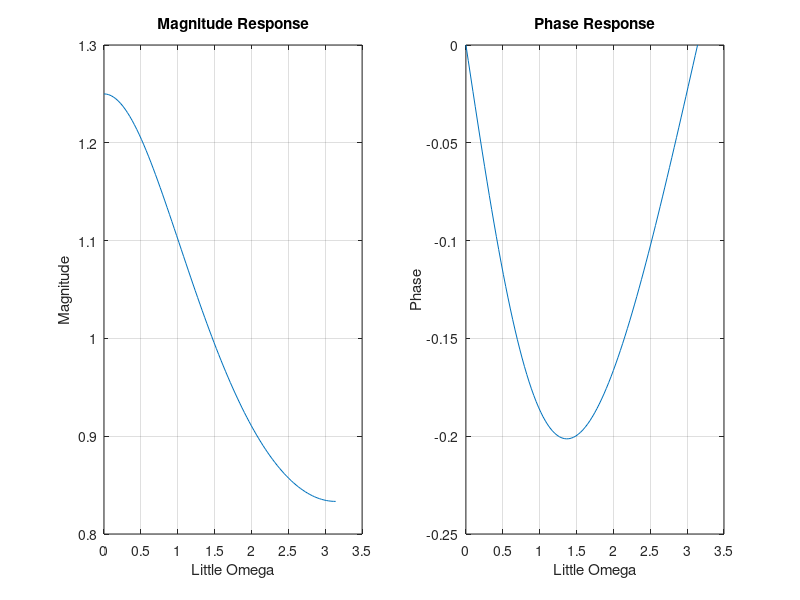

Recreate this plot in MATLAB.
%% Plotting the DTFT by hand, an alternative approach


% Suppose we have the system 1/(1-.2z^-1) from 0.5^n u[n]
% Let's say z = exp(1j*w)


w = linspace(0,pi,100); % omega spacing

Hw = 1./(1-.2*exp(-1j*w)); %The transfer function evaluated at z = exp(1j*w)

%let's plot the DTFT
% Very similar output to starter_kit1.m

figure(2);

subplot(1,2,1);
plot(w,abs(Hw));
xlabel('Little Omega');
ylabel('Magnitude');
title('Magnitude Response');
grid on;


subplot(1,2,2);
plot(w,angle(Hw));
xlabel('Little Omega');
ylabel('Phase');
title('Phase Response');
grid on;